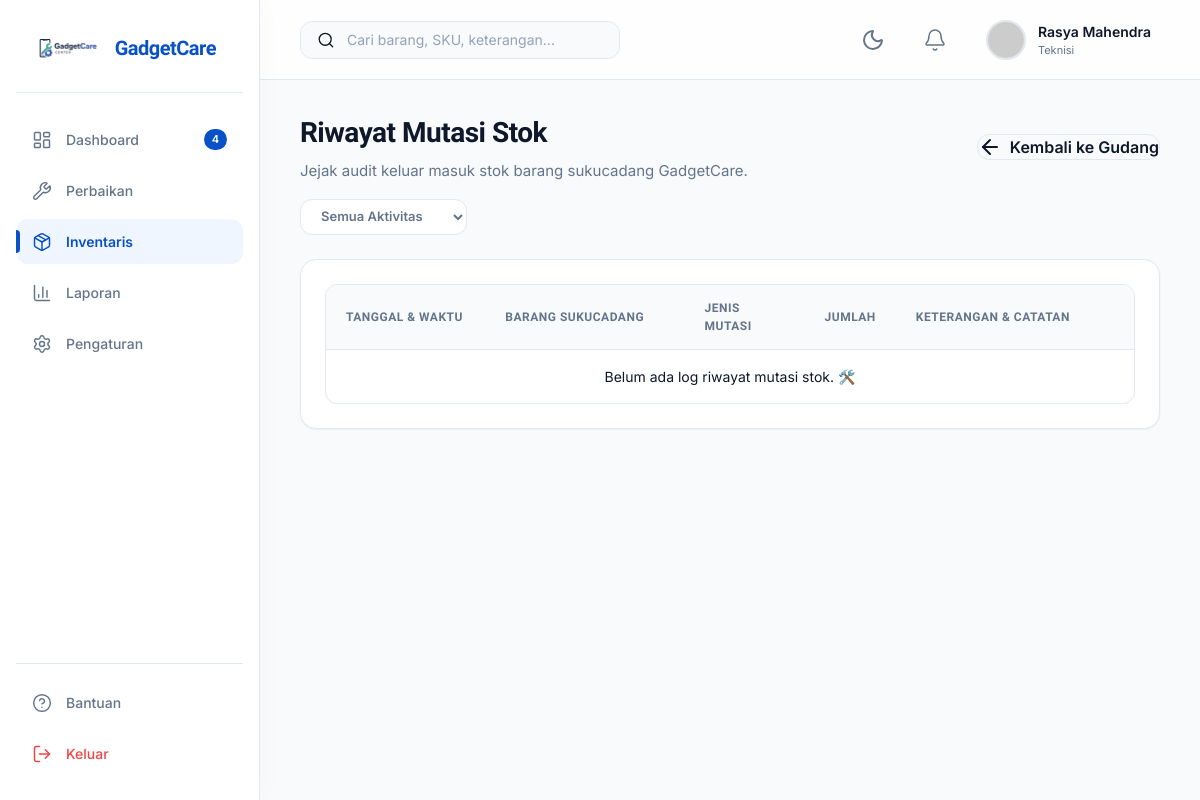
The page /dashboard-teknisi/inventoris/riwayat/ (signed in) on the database as committed earlier.
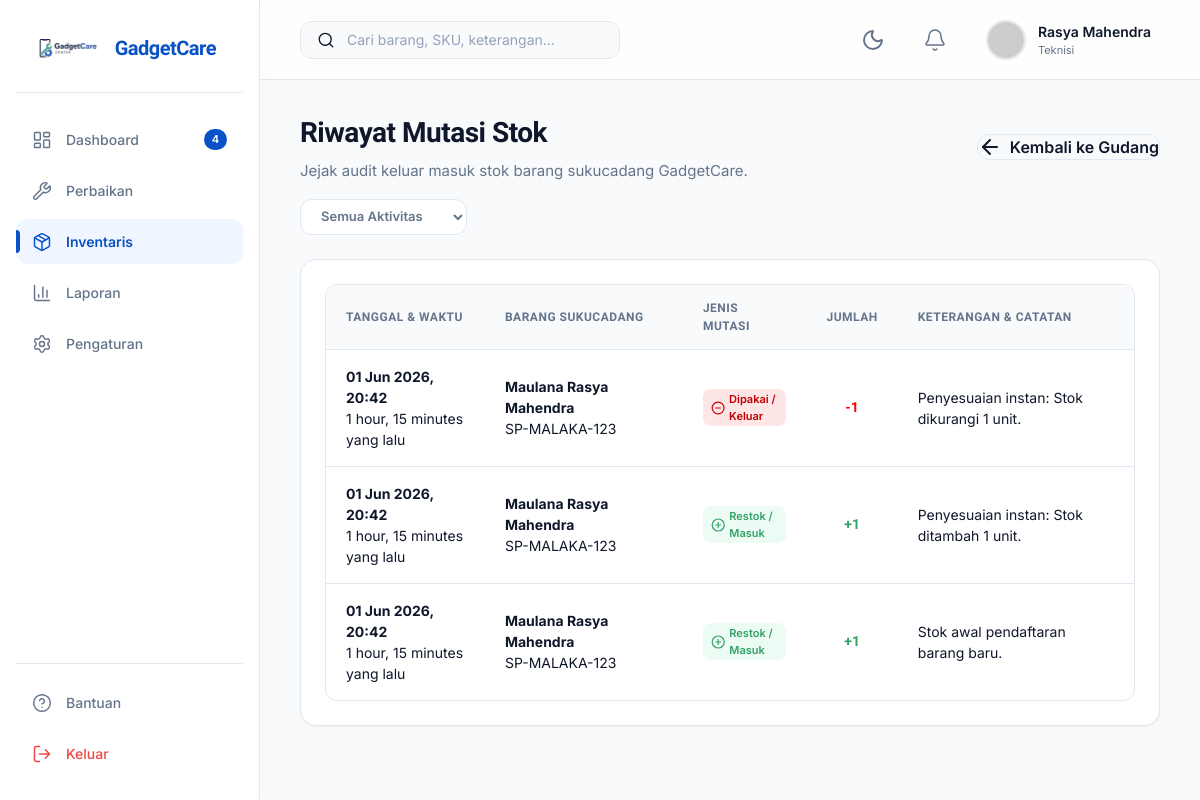
The same page on the database as committed later.
### core/models.py (models this page shows, shortened)
class SparePartUsage(models.Model):
    ACTIVITY_CHOICES = (
        ('tambah', 'Restock / Tambah'),
        ('pakai', 'Digunakan'),
        ('penyesuaian', 'Penyesuaian'),
    )
    spare_part = models.ForeignKey(SparePart, on_delete=models.CASCADE, related_name='usages')
    ticket = models.ForeignKey('Ticket', on_delete=models.SET_NULL, null=True, blank=True, related_name='part_usages')
    quantity = models.IntegerField()  # Positif untuk restock, negatif untuk pengurangan/pemakaian
    activity_type = models.CharField(max_length=20, choices=ACTIVITY_CHOICES, default='penyesuaian')
    notes = models.TextField(blank=True, null=True)
    created_at = models.DateTimeField(auto_now_add=True)

class SparePart(models.Model):
    CATEGORY_CHOICES = (
        ('layar', 'Layar / LCD'),
        ('baterai', 'Baterai'),
        ('mesin', 'Motherboard / Mesin'),
        ('kamera', 'Kamera'),
        ('konektor', 'Konektor Charger'),
        ('fleksibel', 'Kabel Fleksibel'),
        ('tombol', 'Tombol Fisik'),
        ('aksesoris', 'Aksesoris / Case'),
        ('lainnya', 'Lain-lain'),
    )
    DEVICE_CHOICES = (
        ('smartphone', 'Smartphone'),
        ('laptop', 'Laptop'),
        ('tablet', 'Tablet'),
        ('lainnya', 'Lain-lain'),
    )
    name = models.CharField(max_length=100)
    sku = models.CharField(max_length=50, unique=True)
    category = models.CharField(max_length=20, choices=CATEGORY_CHOICES, default='lainnya')
    device_type = models.CharField(max_length=20, choices=DEVICE_CHOICES, default='lainnya')
    stock = models.IntegerField(default=0)
    min_stock = models.IntegerField(default=5)
    cost_price = models.IntegerField(default=0)  # Harga Beli (Rp)
    sell_price = models.IntegerField(default=0)  # Harga Jual (Rp)
    location = models.CharField(max_length=50, blank=True, null=True)  # Lokasi Rak/Box
    created_at = models.DateTimeField(auto_now_add=True)
    updated_at = models.DateTimeField(auto_now=True)

### core/views.py (the view, shortened to what this page needs)
# urls.py: path('dashboard-teknisi/inventoris/riwayat/', riwayat_inventoris, name='riwayat_inventoris'),
@login_required
def riwayat_inventoris(request):
    if not hasattr(request.user, 'profile') or request.user.profile.role != 'teknisi':
        messages.error(request, 'Anda tidak memiliki hak akses untuk halaman ini.')
        return redirect('cek_status')
    from django.core.paginator import Paginator
    usages_list = SparePartUsage.objects.all().order_by('-created_at')
    q = request.GET.get('q', '').strip()
    activity_type = request.GET.get('activity_type', '').strip()
    if activity_type:
        usages_list = usages_list.filter(activity_type=activity_type)
    paginator = Paginator(usages_list, 15)
    page_number = request.GET.get('page')
    page_obj = paginator.get_page(page_number)
    available_tickets = Ticket.objects.filter(status='menunggu', technician__isnull=True)
    context = {
        'usages': page_obj,
        'q': q,
        'selected_activity': activity_type,
        'activity_choices': SparePartUsage.ACTIVITY_CHOICES,
        'available_tickets': available_tickets,
    }
    return render(request, 'dashboard-inventoris-riwayat.html', context)

### templates/dashboard-inventoris-riwayat.html (shortened to what the changed rows need)
{% load static %}
<!DOCTYPE html>
<html lang="id" data-colors-mode="light">
<head>
    <link rel="stylesheet" href="{% static 'css/dashboard-teknisi.css' %}">
</head>
<body>
    <div class="dashboard">
        <main class="main-content">
            <section class="greeting animate-fade-in" style="display:flex; justify-content:space-between; align-items:center; flex-wrap:wrap; gap:16px;">
                <div>
                    <h1 class="greeting__title text--heading">Riwayat Mutasi Stok</h1>
                </div>
            </section>
            <section class="tickets-section">
                <div class="tickets-table">
                    <table class="data-table">
                        <thead>
                            <tr>
                                <th style="width: 20%;">Tanggal & Waktu</th>
                                <th style="width: 25%;">Barang Sukucadang</th>
                                <th style="width: 15%;">Jenis Mutasi</th>
                                <th style="width: 10%; text-align:center;">Jumlah</th>
                                <th style="width: 30%;">Keterangan & Catatan</th>
                            </tr>
                        </thead>
                        <tbody>
                            {% for log in usages %}
                            <tr>
                                <td>
                                    <strong class="text--sm">{{ log.created_at|date:"d M Y, H:i" }}</strong><br>
                                    <span class="text--xs text--secondary">{{ log.created_at|timesince }} yang lalu</span>
                                </td>
                                <td>
                                    <strong class="text--sm">{{ log.spare_part.name }}</strong><br>
                                    <span class="text--xs text--semibold text--secondary">{{ log.spare_part.sku }}</span>
                                </td>
                                <td>
                                    {% if log.activity_type == 'tambah' %}
                                        <span class="activity-badge activity-badge--tambah">
                                            <i data-lucide="plus-circle" size="12"></i>
                                            <span>Restok / Masuk</span>
                                        </span>
                                    {% elif log.activity_type == 'pakai' %}
                                        <span class="activity-badge activity-badge--pakai">
                                            <i data-lucide="minus-circle" size="12"></i>
                                            <span>Dipakai / Keluar</span>
                                        </span>
                                    {% else %}
                                        <span class="activity-badge activity-badge--penyesuaian">
                                            <i data-lucide="sliders" size="12"></i>
                                            <span>Penyesuaian</span>
                                        </span>
                                    {% endif %}
                                </td>
                                <td style="text-align:center; font-weight:700; font-family:var(--font-heading);">
                                    {% if log.quantity > 0 %}
                                        <span style="color:var(--foundation-greendark);">+{{ log.quantity }}</span>
                                    {% else %}
                                        <span style="color:var(--foundation-rednormal);">{{ log.quantity }}</span>
                                    {% endif %}
                                </td>
                                <td>
                                    <span class="text--sm">{{ log.notes|default:"-" }}</span>
                                </td>
                            </tr>
                            {% empty %}
                            <tr>
                                <td colspan="5" class="text--center text--secondary py-6">
                                    Belum ada log riwayat mutasi stok. 🛠️
                                </td>
                            </tr>
                            {% endfor %}
                        </tbody>
                    </table>
                </div>
            </section>
        </main>
    </div>
</body>
</html>

Rows that differ between the two databases and show on the page:
added SparePartUsage: created_at "01 Jun 2026, 20:42", created_at "1 hour, 15 minutes", spare_part.name "Maulana Rasya Mahendra", spare_part.sku "SP-MALAKA-123", activity_type "pakai" (drawn), quantity "-1", notes "Penyesuaian instan: Stok dikurangi 1 unit."
added SparePartUsage: created_at "01 Jun 2026, 20:42", created_at "1 hour, 15 minutes", spare_part.name "Maulana Rasya Mahendra", spare_part.sku "SP-MALAKA-123", activity_type "tambah" (drawn), quantity "1", notes "Penyesuaian instan: Stok ditambah 1 unit."
added SparePartUsage: created_at "01 Jun 2026, 20:42", created_at "1 hour, 15 minutes", spare_part.name "Maulana Rasya Mahendra", spare_part.sku "SP-MALAKA-123", activity_type "tambah" (drawn), quantity "1", notes "Stok awal pendaftaran barang baru."
Other text that changed with them:
text no longer shown: "Belum ada log riwayat mutasi stok. 🛠️"
